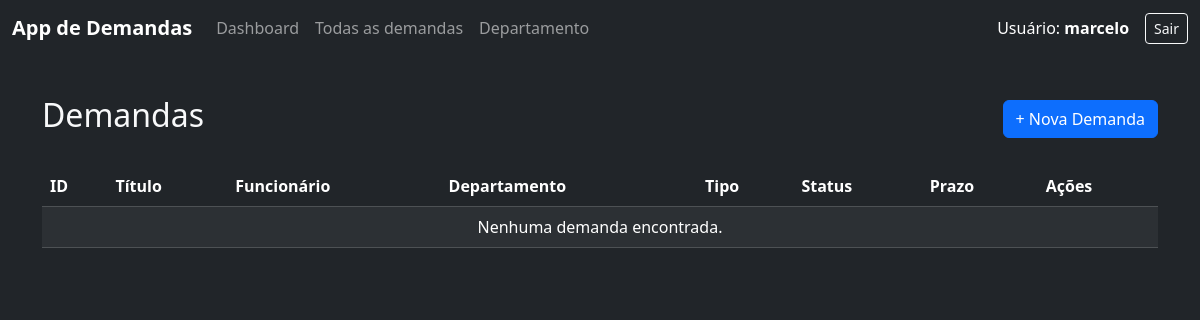
/privado/demanda/demandas/ (signed in), run on an earlier commit of the app's database.
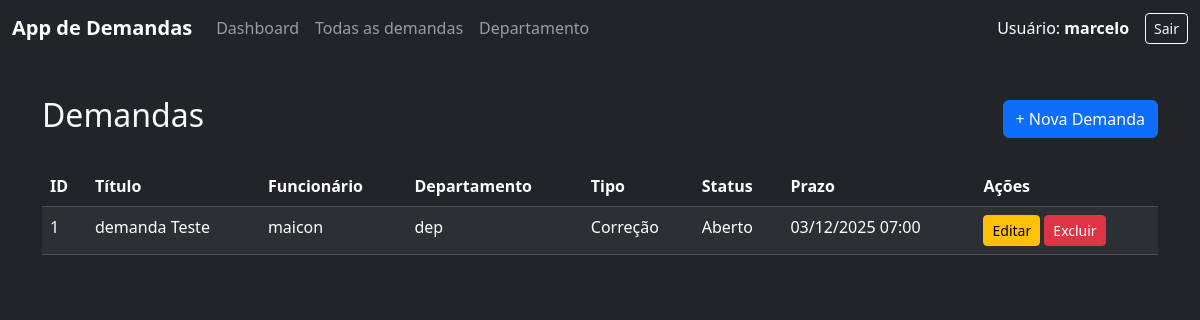
And on a later commit of the database.
### demanda/models.py (models this page shows, shortened)
class Demanda(models.Model):
    funcionario = models.ForeignKey(Usuario, on_delete=models.CASCADE, related_name='demandas_funcionario')
    lider = models.ForeignKey(Usuario, on_delete=models.CASCADE, related_name='demandas_lider')
    departamento = models.ForeignKey(Departamento, on_delete=models.CASCADE, related_name='demandas_departamento')
    titulo = models.CharField(max_length=30)
    descricao = models.TextField()
    tipo = models.CharField(max_length=20, choices=Tipo_Demanda.choices, default=Tipo_Demanda.CORRECAO)
    data_criacao = models.DateTimeField(auto_now_add=True)
    prazo = models.DateTimeField()
    anexo = models.FileField(upload_to='anexos/', null=True, blank=True)
    status = models.CharField(max_length=15, choices=Tipo_Status.choices, default=Tipo_Status.ABERTO)

### usuario/models.py (models this page shows, shortened)
class Usuario(models.Model):
    id = models.AutoField(primary_key=True)
    nome = models.CharField(max_length=100)
    usuario = models.CharField(max_length=100)
    senha = models.CharField(max_length=100)
    matricula = models.CharField(max_length=20, unique=True)
    tipo = models.CharField(max_length=4, choices=Tipo_Usuario.choices)
    email = models.EmailField(unique=True)
    status = models.CharField(max_length=4, choices=Status.choices, default=Status.ATIVO)
    def temPrivilegio(self):
        return self.tipo == Tipo_Usuario.ADM or self.tipo == Tipo_Usuario.LID

### departamento/models.py (models this page shows, shortened)
class Departamento(models.Model):
    id = models.AutoField(primary_key=True)
    nome = models.CharField(max_length=100, unique=True)
    lideres = models.ManyToManyField('usuario.Usuario', related_name='departamentos_liderados')
    membros = models.ManyToManyField('usuario.Usuario', related_name='departamentos', blank=True)

### demanda/views.py (the view)
# urls.py: path('demandas/', views.demandas, name='demandas'),
def demandas(request):
    usuario_id = request.session.get('usuario_id')
    if not usuario_id:
        return redirect('home')
    usuario_obj = Usuario.objects.get(id=usuario_id)
    funcionarios = Usuario.objects.filter(tipo=Tipo_Usuario.FUNC)
    departamentos = Departamento.objects.all()
    if usuario_obj.tipo == Tipo_Usuario.LID:
        deps_lider = usuario_obj.departamentos_liderados.all()
        demandas = Demanda.objects.filter(lider=usuario_obj)
    elif usuario_obj.tipo == Tipo_Usuario.FUNC:
        demandas = Demanda.objects.filter(funcionario=usuario_obj)
    else:
        demandas = Demanda.objects.all()
    try:
        demandas = demandas.select_related('funcionario', 'departamento', 'lider')
    except Exception:
        pass
    try:
        status_choices = Demanda._meta.get_field('status').choices
    except Exception:
        status_choices = Tipo_Status.choices
    return render(request, "privado/demandas.html", {
        'usuario_obj': usuario_obj,
        'funcionarios': funcionarios,
        'departamentos': departamentos,
        'demandas': demandas,
        'status_choices': status_choices,
    })

### templates/privado/demandas.html (shortened to what this page needs)
{% extends 'privado/base.html' %}
{% block content %}
<div class="container py-4">
  <div class="d-flex justify-content-between align-items-center mb-4">
    <h2>Demandas</h2>
    {% if usuario_obj.tipo == 'lid' %}
    <button class="btn btn-primary" data-bs-toggle="modal" data-bs-target="#modalDemanda">
      + Nova Demanda
    </button>
    {% endif %}
  </div>
  <table class="table table-dark table-striped">
    <thead>
      <tr>
        <th>ID</th>
        <th>Título</th>
        <th>Funcionário</th>
        <th>Departamento</th>
        <th>Tipo</th>
        <th>Status</th>
        <th>Prazo</th>
        <th>Ações</th>
      </tr>
    </thead>
    <tbody id="tableBody">
      {% for d in demandas %}
      <tr>
        <td>{{ d.id }}</td>
        <td>{{ d.titulo }}</td>
  <td>{% if d.funcionario %}{{ d.funcionario.nome }}{% else %}<span class="text-muted">—</span>{% endif %}</td>
        <td>{{ d.departamento.nome }}</td>
        <td>{{ d.get_tipo_display }}</td>
        <td>{{ d.get_status_display }}</td>
        <td>{{ d.prazo|date:"d/m/Y H:i" }}</td>
        <td>
          {% if usuario_obj.id == d.lider.id %}
          <button class="btn btn-sm btn-warning" data-bs-toggle="modal" data-bs-target="#modalEditar{{ d.id }}">Editar</button>
          <button class="btn btn-sm btn-danger" data-bs-toggle="modal" data-bs-target="#modalExcluir{{ d.id }}">Excluir</button>
          {% else %}
          <span class="text-muted">—</span>
          {% endif %}
        </td>
      </tr>
      {% empty %}
      <tr>
        <td colspan="8" class="text-center">Nenhuma demanda encontrada.</td>
      </tr>
      {% endfor %}
    </tbody>
  </table>
</div>
{% endblock %}

What changed in the data, as far as the page shows it:
added Demanda: id "1", titulo "demanda Teste", funcionario.nome "maicon", departamento.nome "dep", tipo "Correção", status "Aberto", prazo "03/12/2025 07:00"
Also different on the page:
text no longer shown: "Nenhuma demanda encontrada."
